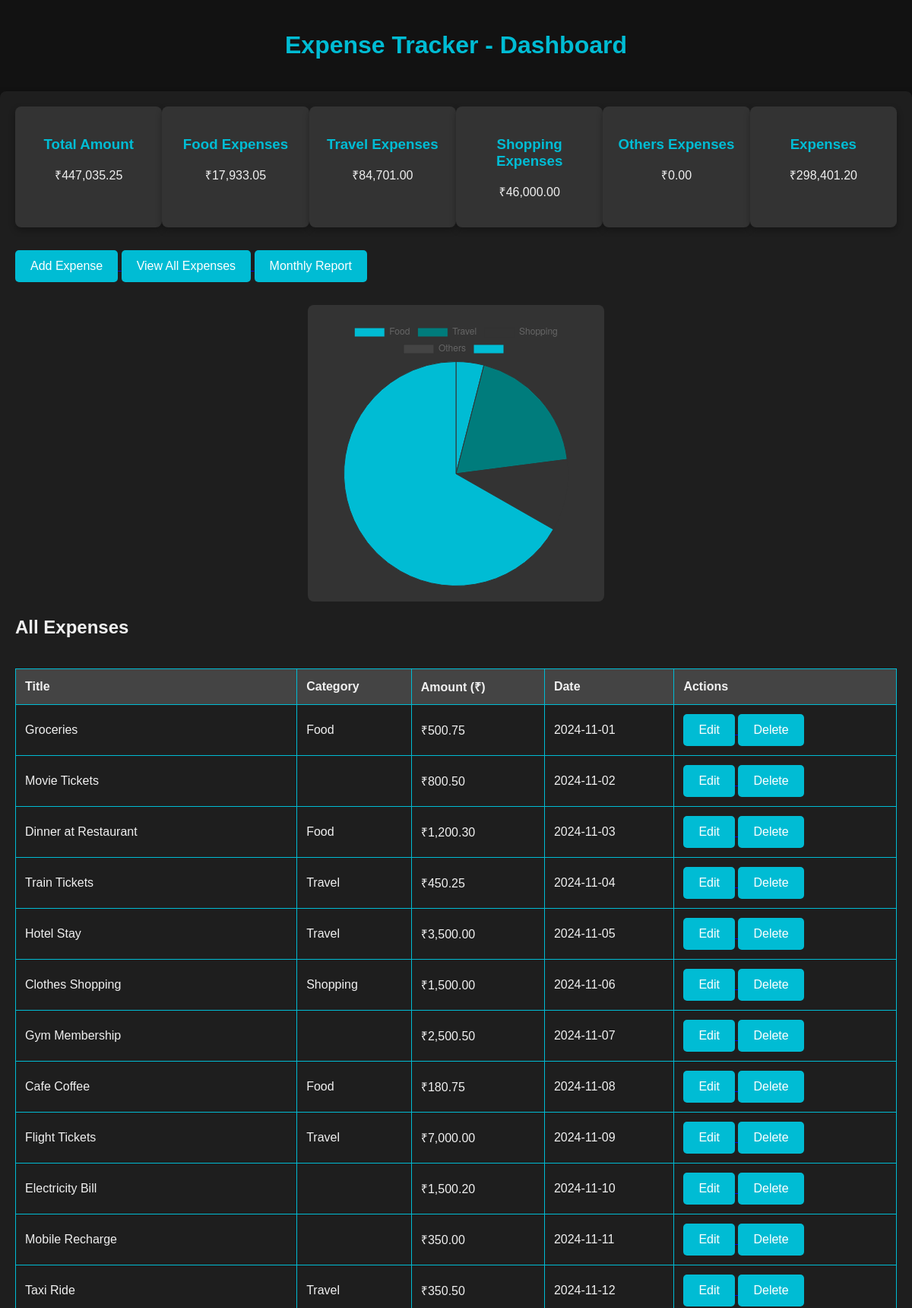
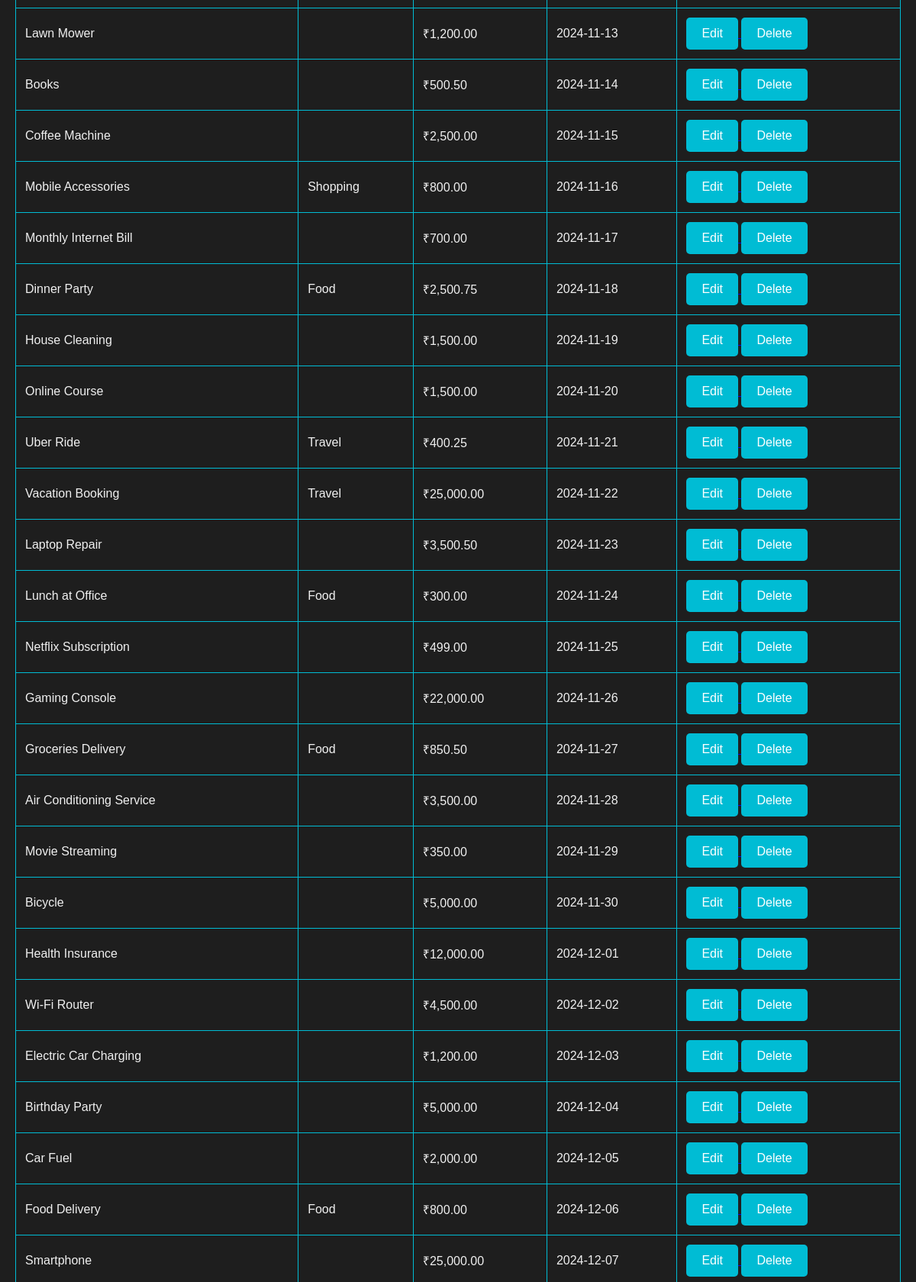
Page /dashboard.php (upper part) on the committed database (2 pictures, top to bottom).
### tables this page shows
CREATE TABLE expen (
    id INT(11) AUTO_INCREMENT PRIMARY KEY,
    title VARCHAR(255) NOT NULL,
    category ENUM('Food', 'Travel', 'Shopping', 'Others') NOT NULL,
    amount DECIMAL(10,2) NOT NULL,
    expense_date DATE NOT NULL,
    created_at TIMESTAMP DEFAULT CURRENT_TIMESTAMP
);

### dashboard.php (the view, shortened to what this page needs)
<?php
$host = 'localhost';
$db = 'expensetracker';
$user = 'root';
$pass = '';
$pdo = new PDO("mysql:host=$host;dbname=$db", $user, $pass);
$stmt = $pdo->query("SELECT * FROM expen");
$expenses = $stmt->fetchAll(PDO::FETCH_ASSOC);
$totalAmount = 0;
$categories = ['Food' => 0, 'Travel' => 0, 'Shopping' => 0, 'Others' => 0];
foreach ($expenses as $expense) {
    $totalAmount += $expense['amount'];
    if (array_key_exists($expense['category'], $categories)) {
        $categories[$expense['category']] += $expense['amount'];
    } else {
        $categories[$expense['category']] = $expense['amount'];
    }
}
?>
<!DOCTYPE html>
<html lang="en">
<head>
</head>
<body>
    <header>
        <h1>Expense Tracker - Dashboard</h1>
    </header>
    <div class="container">
        <div class="summary">
            <div>
                <h3>Total Amount</h3>
                <p>₹<?php echo number_format($totalAmount, 2); ?></p>
            </div>
            <?php foreach ($categories as $category => $amount) : ?>
            <div>
                <h3><?php echo $category; ?> Expenses</h3>
                <p>₹<?php echo number_format($amount, 2); ?></p>
            </div>
            <?php endforeach; ?>
        </div>
        <a href="add_expense.php">
            <button>Add Expense</button>
        </a>
        <a href="index.php">
            <button>View All Expenses</button>
        </a>
        <a href="report_form.php">
            <button>Monthly Report</button>
        </a>
        <div class="chart-container">
            <canvas id="expenseChart" width="300" height="150"></canvas>
        </div>
        <h2>All Expenses</h2>
        <table class="expense-table">
            <thead>
                <tr>
                    <th>Title</th>
                    <th>Category</th>
                    <th>Amount (₹)</th>
                    <th>Date</th>
                    <th>Actions</th>
                </tr>
            </thead>
            <tbody>
                <?php foreach ($expenses as $expense) : ?>
                <tr>
                    <td><?php echo htmlspecialchars($expense['title']); ?></td>
                    <td><?php echo htmlspecialchars($expense['category']); ?></td>
                    <td>₹<?php echo number_format($expense['amount'], 2); ?></td>
                    <td><?php echo htmlspecialchars($expense['expense_date']); ?></td>
                    <td>
                        <a href="edit_expense.php?id=<?php echo $expense['id']; ?>">
                            <button>Edit</button>
                        </a>
                        <a href="delete_expense.php?id=<?php echo $expense['id']; ?>" onclick="return confirm('Are you sure you want to delete this expense?');">
                            <button>Delete</button>
                        </a>
                    </td>
                </tr>
                <?php endforeach; ?>
            </tbody>
        </table>
    </div>
    <script>
        // Data for the chart
        const categories = <?php echo json_encode(array_keys($categories)); ?>;
        const amounts = <?php echo json_encode(array_values($categories)); ?>;
        const ctx = document.getElementById('expenseChart').getContext('2d');
        const expenseChart = new Chart(ctx, {
            type: 'pie',
            data: {
                labels: categories,
                datasets: [{
                    label: 'Expenses by Category',
                    data: amounts,
                    backgroundColor: ['#00bcd4', '#007c7c', '#333333', '#444444'],
                    borderColor: '#333',
                    borderWidth: 1
                }]
            },
            options: {
                responsive: true
            }
        });
    </script>
</body>
</html>

### dashboard.php (style rules this page uses)
body { font-family: Arial, sans-serif; background-color: #121212; color: #f0f0f0; margin: 0; padding: 0; }
h1 { color: #00bcd4; text-align: center; padding: 20px; }
.container { max-width: 1200px; margin: 20px auto; padding: 20px; background-color: #1e1e1e; border-radius: 8px; box-shadow: 0 4px 8px rgba(0, 0, 0, 0.5); }
.summary { display: flex; justify-content: space-around; margin-bottom: 30px; }
.summary div { background-color: #333; padding: 20px; border-radius: 8px; width: 22%; text-align: center; box-shadow: 0 4px 8px rgba(0, 0, 0, 0.3); }
.summary div h3 { color: #00bcd4; }
button { background-color: #00bcd4; color: white; padding: 12px 20px; border: none; border-radius: 5px; cursor: pointer; font-size: 16px; transition: background-color 0.3s ease; }
.chart-container { margin-top: 30px; background-color: #333; padding: 20px; border-radius: 8px; max-width: 350px; margin-left: auto; margin-right: auto; }
.expense-table { margin-top: 40px; width: 100%; border-collapse: collapse; }
.expense-table th, .expense-table td { padding: 12px; text-align: left; border: 1px solid #00bcd4; }
.expense-table th { background-color: #444; }

### rows in the picture
expen: title "Groceries", category "Food", amount "500.75", expense_date "2024-11-01"
expen: title "Movie Tickets", amount "800.50", expense_date "2024-11-02"
expen: title "Dinner at Restaurant", category "Food", amount "1,200.30", expense_date "2024-11-03"
expen: title "Train Tickets", category "Travel", amount "450.25", expense_date "2024-11-04"
expen: title "Hotel Stay", category "Travel", amount "3,500.00", expense_date "2024-11-05"
expen: title "Clothes Shopping", category "Shopping", amount "1,500.00", expense_date "2024-11-06"
expen: title "Gym Membership", amount "2,500.50", expense_date "2024-11-07"
expen: title "Cafe Coffee", category "Food", amount "180.75", expense_date "2024-11-08"
expen: title "Flight Tickets", category "Travel", amount "7,000.00", expense_date "2024-11-09"
expen: title "Electricity Bill", amount "1,500.20", expense_date "2024-11-10"
expen: title "Mobile Recharge", amount "350.00", expense_date "2024-11-11"
expen: title "Taxi Ride", category "Travel", amount "350.50", expense_date "2024-11-12"
expen: title "Lawn Mower", amount "1,200.00", expense_date "2024-11-13"
expen: title "Books", amount "500.50", expense_date "2024-11-14"
expen: title "Coffee Machine", amount "2,500.00", expense_date "2024-11-15"
expen: title "Mobile Accessories", category "Shopping", amount "800.00", expense_date "2024-11-16"
expen: title "Monthly Internet Bill", amount "700.00", expense_date "2024-11-17"
expen: title "Dinner Party", category "Food", amount "2,500.75", expense_date "2024-11-18"
expen: title "House Cleaning", amount "1,500.00", expense_date "2024-11-19"
expen: title "Online Course", amount "1,500.00", expense_date "2024-11-20"
expen: title "Uber Ride", category "Travel", amount "400.25", expense_date "2024-11-21"
expen: title "Vacation Booking", category "Travel", amount "25,000.00", expense_date "2024-11-22"
expen: title "Laptop Repair", amount "3,500.50", expense_date "2024-11-23"
expen: title "Lunch at Office", category "Food", amount "300.00", expense_date "2024-11-24"
expen: title "Netflix Subscription", amount "499.00", expense_date "2024-11-25"
expen: title "Gaming Console", amount "22,000.00", expense_date "2024-11-26"
expen: title "Groceries Delivery", category "Food", amount "850.50", expense_date "2024-11-27"
expen: title "Air Conditioning Service", amount "3,500.00", expense_date "2024-11-28"
expen: title "Movie Streaming", amount "350.00", expense_date "2024-11-29"
expen: title "Bicycle", amount "5,000.00", expense_date "2024-11-30"
expen: title "Health Insurance", amount "12,000.00", expense_date "2024-12-01"
expen: title "Wi-Fi Router", amount "4,500.00", expense_date "2024-12-02"
expen: title "Electric Car Charging", amount "1,200.00", expense_date "2024-12-03"
expen: title "Birthday Party", amount "5,000.00", expense_date "2024-12-04"
expen: title "Car Fuel", amount "2,000.00", expense_date "2024-12-05"
expen: title "Food Delivery", category "Food", amount "800.00", expense_date "2024-12-06"
expen: title "Smartphone", amount "25,000.00", expense_date "2024-12-07"

### other values in the picture
$totalAmount "447,035.25"
$category "Food"
$amount "17,933.05"
$category "Travel"
$amount "84,701.00"
$category "Shopping"
$amount "46,000.00"
$category "Others"
$amount "0.00"
$amount "298,401.20"
chart data {{ json_encode(array_keys($categories)) }} ["Food","Travel","Shopping","Others",""]
chart data {{ json_encode(array_values($categories)) }} [17933.05,84701,46000,0,298401.2]
